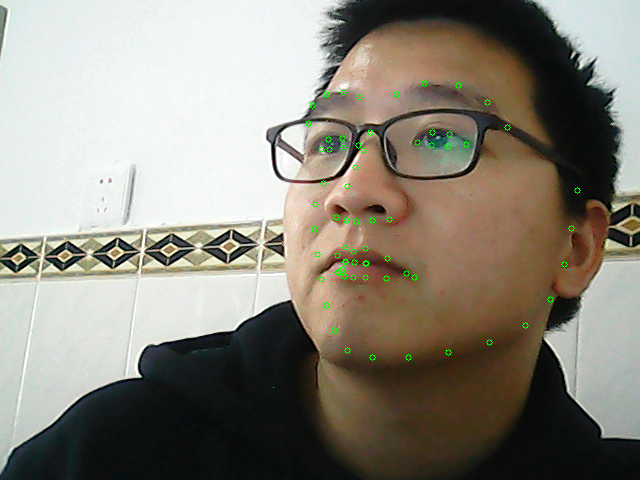
#> input picture face_detection/123.bmp, 640 x 480 px, given in place of the camera
$ python monitor_shumeipai.py
#> lines starting #> are read from the running program, lines starting #| are printed output that depends on the picture
import cv2
import sys
from PIL import Image
import datetime
import time
import numpy as np
import threading
import os

def Catch_action_with_person(window_name, camera_idx,  path_name):
#> called with window_name = 'monitor', camera_idx = 0
    cv2.namedWindow(window_name)
    cap = cv2.VideoCapture(camera_idx)
    color = (0, 255, 0)
    num = 0
    classfier = cv2.CascadeClassifier("/home/pi/Documents/wgh/ai_projects-master/monitor/haarcascade_frontalface_alt2.xml")
    object_name = 'other'

    while cap.isOpened():
        #temp_time = time.strftime('%Y-%m-%d-%H-%M-%S-%f',time.localtime(time.time()))
        temp_time = datetime.datetime.now().strftime('%Y-%m-%d-%H-%M-%S-%f')
        object_name = 'other'
        ok, frame = cap.read()
#> frame is the input picture: shape (480, 640, 3); mean B, G, R 123.2, 134.4, 139.2
        if not ok:
            break
        grey = cv2.cvtColor(frame, cv2.COLOR_BGR2GRAY)
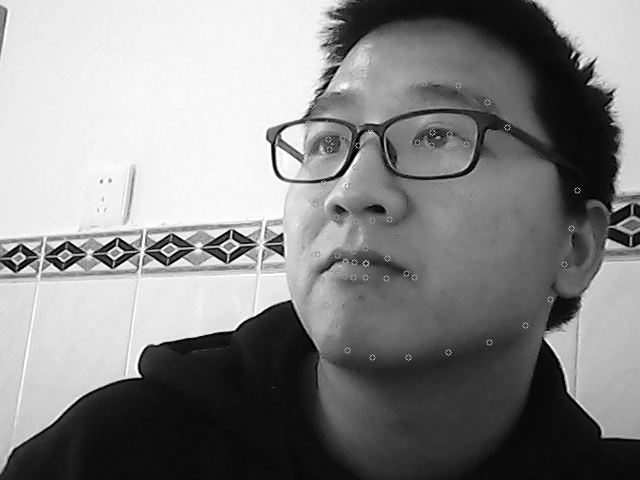
#> grey: shape (480, 640); min 0, max 255, mean 134.6
        if num==0:
            temp_grey = grey
        diff = cv2.absdiff(grey,temp_grey)
#> diff: shape (480, 640); every value is 0
        _m,thresh = cv2.threshold(diff,30,255, cv2.THRESH_BINARY)
        kernel = np.ones((3,3),np.uint8)
        thresh = cv2.erode(thresh,kernel,iterations = 1)
        total = cv2.countNonZero(thresh)
#> total = 0
        num = num +1
        if total>300:
            faceRects = classfier.detectMultiScale(grey, scaleFactor=1.2, minNeighbors=5, minSize=(10, 10))
            if len(faceRects) > 0:
                for faceRect in faceRects:
                    x, y, w, h = faceRect
                    cv2.rectangle(frame, (x - 10, y - 10), (x + w + 10, y + h + 10), color, 2)
                    font = cv2.FONT_HERSHEY_SIMPLEX
                    object_name = 'person'
            	    #cv2.putText(frame,temp_time,(20,100),cv2.FONT_HERSHEY_COMPLEX,1,(0,0,255),1)
        img_name = '%s/%s_%s.jpg' % (path_name, temp_time,object_name)
        cv2.imwrite(img_name, frame)


        cv2.putText(frame,temp_time,(50,420),cv2.FONT_HERSHEY_COMPLEX,1,(0,0,255),1)
        cv2.putText(frame,"area:%d"%total,(50,450),cv2.FONT_HERSHEY_COMPLEX,1,(0,0,255),1)
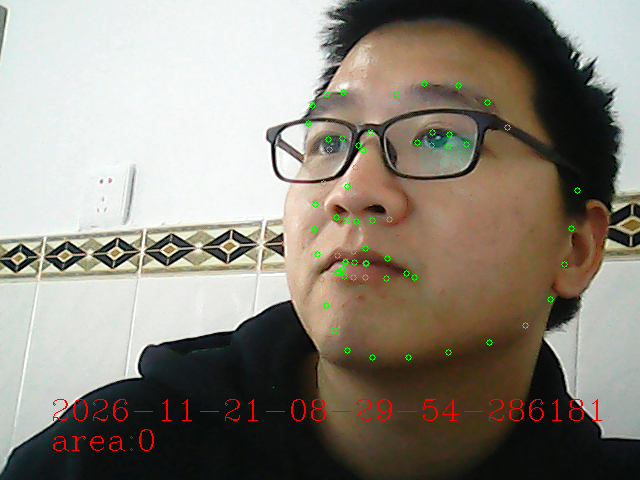
#> frame: shape (480, 640, 3); mean B, G, R 122.9, 134.2, 140.6
        cv2.imshow(window_name, frame)
        temp_grey = grey
        c = cv2.waitKey(10)
#> (key q is pressed here)
        if c & 0xFF == ord('q'):
            break
    cap.release()
    cv2.destroyAllWindows()

def get_camera():
    cap = cv2.VideoCapture(0)
    while True:
        ok, frame = cap.read()
        if ok == True :
            cv2.imshow('ss',frame)
            cv2.waitKey(100)
        print(ok)


if __name__ == '__main__':
    path = '/home/pi/Documents/wgh/ai_projects-master/monitor/save_image'
    Catch_action_with_person("monitor", 0,  path)
